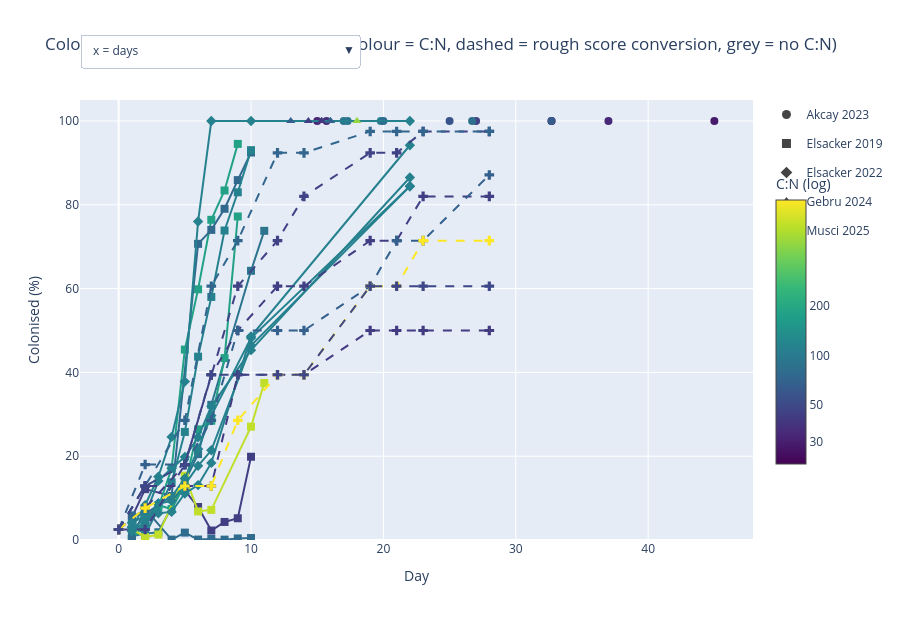

Write notebook code for a chart like this one.
### Markdown cell above
### Panel A: % colonised over days

Each line is one sample (one dish or bag). **Colour** = estimated C:N (log scale), **dash** = how the number was obtained (dashed = rough score conversion), **marker shape** = source. Hover shows source, recipe, species, C:N and how confident the C:N estimate is.

- Dishes and bags differ in speed, so a line from a Petri dish and a line from a bag are not directly comparable.
- Musci is a rough conversion from a score, not a measurement.
- C:N values are estimates (see the confidence in the hover), not lab measurements.
- Compare within a source first, then look across.

**Dropdown:** switch the x axis between days and days ÷ the source's own days to full colonisation (median over that source's samples; if none reached full colonisation, as in Elsacker 2019, the median last day is used instead). In the second view 1.0 means "as fast as a typical sample of that source", which removes the dish-versus-bag speed difference.

### Code cell
SYMBOLS = {s: sym for s, sym in zip(sorted(colonisation["source"].unique()),
                                   ["circle", "square", "diamond", "triangle-up", "cross", "x"])}
DASH = {"photo": "solid", "read from figure": "solid", "score estimate (rough)": "dash", "end point only": "solid"}


def days_to_full(df, threshold=95):
    """Per sample: first day >= threshold % (or the end point); samples that never get there keep their last day."""
    out = []
    for (source, sid), g in df.sort_values("day").groupby(["source", "sample_id"]):
        hit = g[g["pct_colonised"] >= threshold]
        reached = len(hit) > 0
        out.append(dict(source=source, sample_id=sid, species=g["species"].iloc[0], recipe=g["recipe"].iloc[0],
                        cn_estimate=g["cn_estimate"].iloc[0], cn_confidence=g["cn_confidence"].iloc[0],
                        kind=g["kind"].iloc[0], days_full=(hit if reached else g)["day"].iloc[0] if reached
                        else g["day"].iloc[-1], reached=reached))
    return pd.DataFrame(out)


full_days = days_to_full(colonisation)
own_days = full_days[full_days["reached"]].groupby("source")["days_full"].median()   # each source's own scale
never = sorted(set(full_days["source"]) - set(own_days.index))
for source in never:   # no sample reached 95 %: use the median last day seen (a lower bound) so the source still shows
    own_days[source] = full_days.loc[full_days["source"] == source, "days_full"].median()
print("No sample reached 95 % in:", ", ".join(never) or "none", "(their scale is the median last day, a lower bound)")
colonisation["day_rel"] = colonisation["day"] / colonisation["source"].map(own_days)
print("Median days to full colonisation per source:\n", own_days.round(1).to_string())

cn_ok = colonisation["cn_estimate"].dropna()
lo, hi = np.log10(cn_ok.min()), np.log10(cn_ok.max())


def cn_colour(cn):
    if pd.isna(cn):
        return "#999999"
    t = (np.log10(cn) - lo) / (hi - lo) if hi > lo else 0.5
    return px.colors.sample_colorscale("Viridis", [float(t)])[0]


groups = list(colonisation.groupby("sample_id", sort=False))
fig = go.Figure()
for sid, g in groups:
    r = g.iloc[0]
    cn_txt = "not reported" if pd.isna(r["cn_estimate"]) else f"{r['cn_estimate']:g}"
    fig.add_trace(go.Scatter(
        x=g["day"], y=g["pct_colonised"], mode="lines+markers", name=r["source"], legendgroup=r["source"],
        showlegend=False, line=dict(color=cn_colour(r["cn_estimate"]), dash=DASH[r["kind"]], width=2),
        marker=dict(symbol=SYMBOLS[r["source"]], size=8, color=cn_colour(r["cn_estimate"])),
        customdata=[[r["source"], r["recipe"], r["species"], cn_txt, str(r["cn_confidence"]), r["kind"]]] * len(g),
        hovertemplate=("<b>%{customdata[0]}</b> (%{customdata[5]})<br>recipe: %{customdata[1]}<br>"
                       "species: %{customdata[2]}<br>C:N: %{customdata[3]} (confidence: %{customdata[4]})<br>"
                       "day %{x:.3g}: %{y:.1f} % colonised<extra></extra>")))
# legend entries for the marker shapes
for source, sym in SYMBOLS.items():
    fig.add_trace(go.Scatter(x=[None], y=[None], mode="markers", name=source, legendgroup=source,
                             marker=dict(symbol=sym, size=9, color="#444444")))
# colour bar for C:N (log)
ticks = [t for t in [10, 20, 30, 50, 100, 200] if cn_ok.min() * 0.8 <= t <= cn_ok.max() * 1.2]
fig.add_trace(go.Scatter(x=[None], y=[None], mode="markers", showlegend=False, hoverinfo="skip",
                         marker=dict(colorscale="Viridis", cmin=lo, cmax=hi, color=[lo], showscale=True,
                                     colorbar=dict(title="C:N (log)", tickvals=[np.log10(t) for t in ticks],
                                                   ticktext=[str(t) for t in ticks], len=0.7))))
days_abs = [g["day"].tolist() for _, g in groups]
days_rel = [g["day_rel"].tolist() for _, g in groups]
n_extra = len(SYMBOLS) + 1
pad = [[None]] * n_extra
fig.update_layout(
    title="Colonisation over days across studies (colour = C:N, dashed = rough score conversion, grey = no C:N)",
    xaxis_title="Day", yaxis_title="Colonised (%)", height=620,
    updatemenus=[dict(type="dropdown", x=0.0, y=1.15, xanchor="left", buttons=[
        dict(label="x = days", method="update",
             args=[{"x": days_abs + pad}, {"xaxis.title.text": "Day"}]),
        dict(label="x = days ÷ source's days to full colonisation", method="update",
             args=[{"x": days_rel + pad}, {"xaxis.title.text": "Days ÷ the source's median days to full colonisation"}]),
    ])])
fig.update_yaxes(range=[0, 105])
fig.show()
